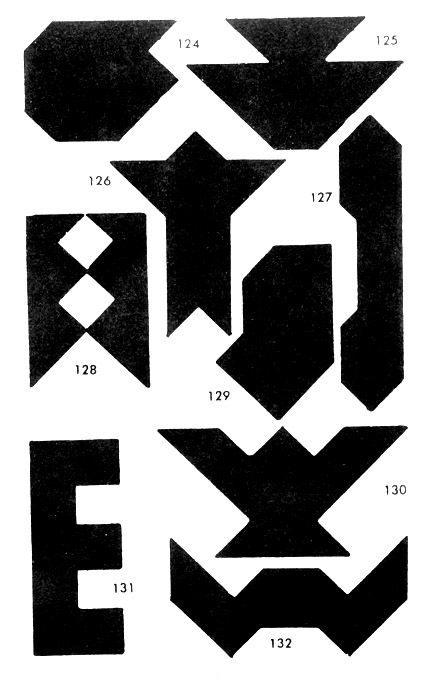
#> input picture 179/tan124.jpg, 432 x 700 px; its folder holds 4 pictures in this run
$ python backup_process179.py
#> lines starting #> are read from the running program, lines starting #| are printed output that depends on the picture; after the words box and inside, x2 and y2 are one past the last pixel; in counts of white or black regions, pixels touching at a corner belong together
import numpy as np
import cv2 as cv
import os
import matplotlib.pyplot as plt
from pprint import pprint
import matplotlib.patches as patches
import json

folderpath = './179/'
filelist = os.listdir(folderpath)
filelist.sort(key=lambda x: int(x[3:-4]))
# [4 lines of commented-out code are left out]

plt.ion()
fig, ax = plt.subplots()

res = []

kk = 3
for f in range(kk, kk + 1):

# for f in range(len(filelist)):
  # plt.figure()
  print(filelist[f])
  # im = cv.imread(folderpath+'tan17.jpg')
  im = cv.imread(folderpath + filelist[f])
#> im is the input picture: shape (700, 432, 3); min 0, max 255, mean 143.1
  imgray = cv.cvtColor(im, cv.COLOR_BGR2GRAY)

  ret, thresh = cv.threshold(imgray, 140, 255, 1)
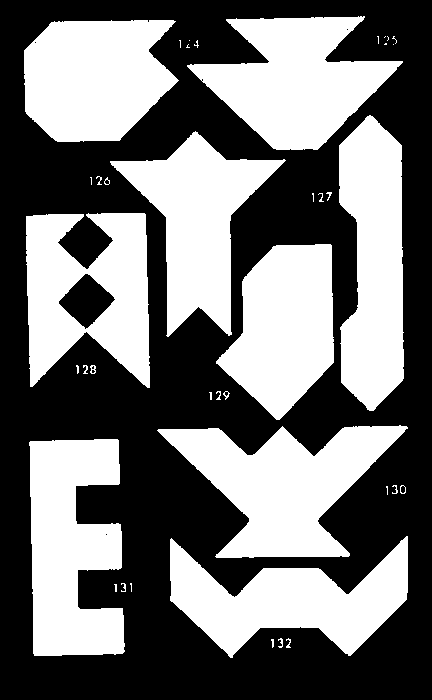
#> thresh: shape (700, 432); 45.2% white; 40 white regions (18 under 20 px), largest, box (x1, y1, x2, y2) and area: (157, 425, 408, 558) 16904, (29, 439, 125, 656) 15955, (187, 16, 403, 150) 15803
  # ret, thresh = cv.threshold(imgray, 215, 255, 1)
  col = cv.cvtColor(thresh, cv.COLOR_GRAY2BGR)
#> col: shape (700, 432, 3); 45.2% white; 40 white regions (18 under 20 px)
  contours, hi = cv.findContours(thresh, cv.RETR_CCOMP,
                                #  cv.CHAIN_APPROX_TC89_KCOS)
                                 cv.CHAIN_APPROX_NONE )
#> contours = 50 contours, 35 with area under 20; largest, box (x1, y1, x2, y2) and area: (157, 425, 408, 558) 16576, (26, 213, 150, 388) 15806, (29, 439, 125, 656) 15570, (187, 16, 403, 150) 15498, (24, 20, 179, 142) 14716; hi = 50 rows, first 6: [1, -1, -1, -1], [2, 0, -1, -1], [3, 1, -1, -1], [4, 2, -1, -1], [5, 3, -1, -1], [6, 4, -1, -1]

  tt = 0
  for j in range(len(contours)):
    coord = np.empty([0, 2])
    cnt = contours[j]

    m00, m10, m01, *rest = cv.moments(cnt).values()

    if m00 <= 4000:
      continue

    # [7 lines of commented-out code are left out]
    x = cnt[:, 0, 0]
    y = cnt[:, 0, 1]
    ax.plot(x, -y)
    coord = np.concatenate((coord, np.column_stack((x, y))))

    c = j
    # print(hi[0][c][2], j)
    if (c := hi[0][c][2]) != -1:
      while True:
        cnt = contours[c]
        neg_m00, neg_m10, neg_m01, *rest = cv.moments(cnt).values()

        if neg_m00 > 45:
          m00 -= neg_m00
          m10 -= neg_m10
          m01 -= neg_m01

          # [5 lines of commented-out code are left out]

          x = cnt[:, 0, 0]
          y = cnt[:, 0, 1]
          ax.plot(x, -y)
          coord = np.concatenate((coord, np.full((1, 2), np.nan)))
          coord = np.concatenate((coord, np.column_stack((x, y))))

        if (c := hi[0][c][0]) ==-1: break

    plt.text(contours[j][0][0][0], -contours[j][0][0][1], str(j))

    coord = (coord - np.array([m10,m01])/m00).tolist()
    coord.append(m00)

    print(len(res),j)
    res.append(coord)
#> this loop made 50 passes
#| 0 6
#| 1 11
#| 2 13
#| 3 23
#| 4 24
#| 5 33
#| 6 34
#| 7 45
#> (further printed lines are left out)
#> after the loop, res = 9 items
#> `#   json.dump(res, outfile)`:
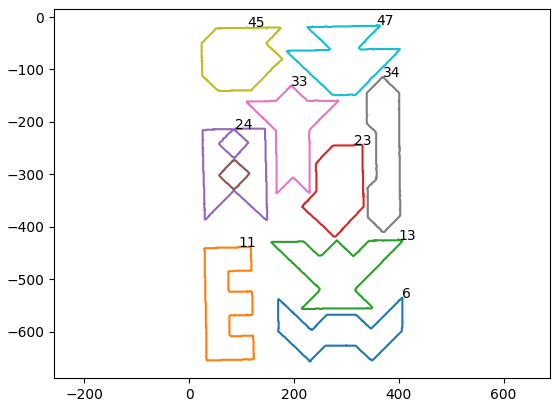
#> figure drawn by matplotlib, 1 panel


  plt.axis('equal')
  # [7 lines of commented-out code are left out]
